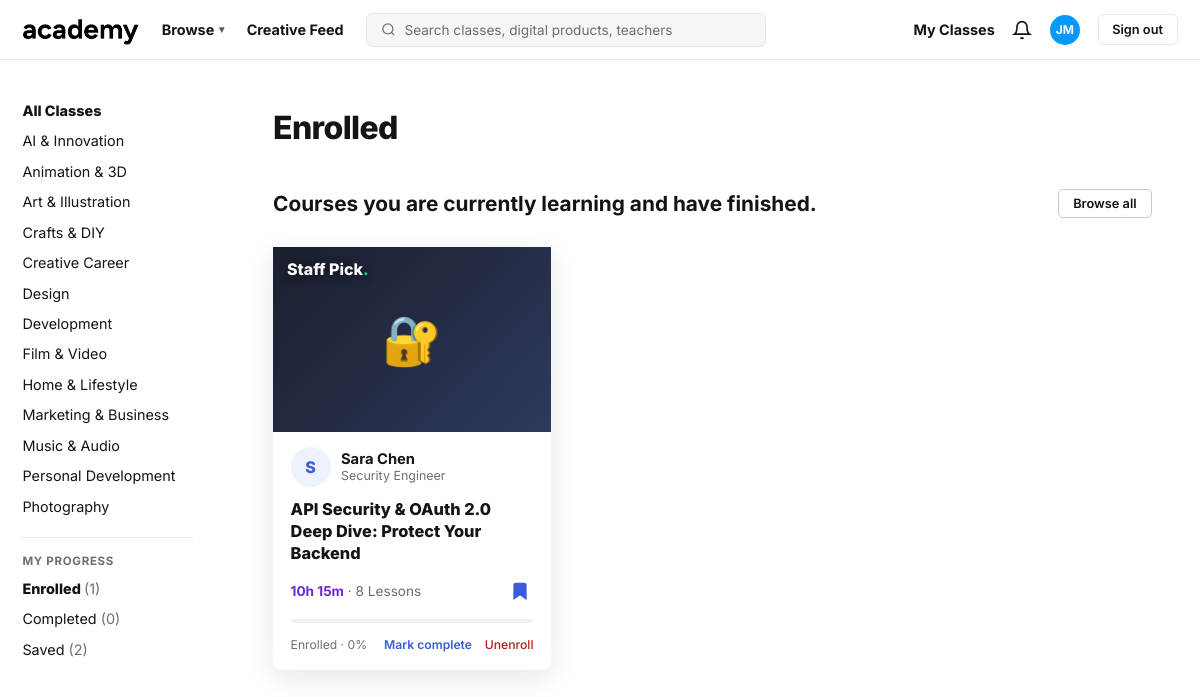
Page /my/enrolled/ (signed in) on the committed database.
### accounts/models.py (models this page shows, shortened)
class User(AbstractBaseUser, PermissionsMixin):
    email = models.EmailField(unique=True)
    first_name = models.CharField(max_length=100)
    last_name = models.CharField(max_length=100)
    is_active = models.BooleanField(default=True)
    is_staff = models.BooleanField(default=False)
    date_joined = models.DateTimeField(auto_now_add=True)
    USERNAME_FIELD = "email"
    REQUIRED_FIELDS = ["first_name", "last_name"]
    objects = UserManager()

class Enrollment(models.Model):
    STATUS_CHOICES = [
        ("enrolled", "Enrolled"),
        ("completed", "Completed"),
    ]
    user = models.ForeignKey(settings.AUTH_USER_MODEL, on_delete=models.CASCADE, related_name="enrollments")
    course = models.ForeignKey(Course, on_delete=models.CASCADE, related_name="enrollments")
    status = models.CharField(max_length=20, choices=STATUS_CHOICES, default="enrolled")
    progress = models.PositiveIntegerField(default=0)
    enrolled_at = models.DateTimeField(auto_now_add=True)
    updated_at = models.DateTimeField(auto_now=True)
    class Meta:
        unique_together = ("user", "course")

class Course(models.Model):
    LEVEL_CHOICES = [
        ("beginner", "Beginner"),
        ("intermediate", "Intermediate"),
        ("advanced", "Advanced"),
    ]
    title = models.CharField(max_length=255)
    instructor = models.CharField(max_length=150, default="Academy Team")
    rating = models.DecimalField(max_digits=2, decimal_places=1, default=4.5)
    reviews = models.PositiveIntegerField(default=0)
    duration = models.CharField(max_length=50, default="6h 00m")
    students = models.CharField(max_length=50, default="1.0k")
    level = models.CharField(max_length=20, choices=LEVEL_CHOICES, default="beginner")
    tags = models.CharField(max_length=255, default="", blank=True)
    category = models.CharField(max_length=100, default="Development")
    extra_tags = models.PositiveIntegerField(default=0)
    role = models.CharField(max_length=150, default="Teacher")
    lessons = models.PositiveIntegerField(default=10)
    emoji = models.CharField(max_length=10, default="📚")
    is_new = models.BooleanField(default=False)
    staff_pick = models.BooleanField(default=False)
    is_free = models.BooleanField(default=True)
    created_at = models.DateTimeField(auto_now_add=True)
    def tag_list(self):
        return [t.strip() for t in self.tags.split(",") if t.strip()]

### accounts/views.py (the view)
# urls.py: path("my/enrolled/", views.enrolled_view, name="enrolled"),
@login_required
def enrolled_view(request):
    ctx = _course_context(request.user)
    ids = ctx["enrolled_ids"] | ctx["completed_ids"]
    ctx["courses"] = [c for c in ctx["courses"] if c.id in ids]
    ctx["page"] = "enrolled"
    ctx["page_title"] = "Enrolled"
    ctx["page_sub"] = "Courses you are currently learning and have finished."
    ctx["bottom"] = "enrolled"
    ctx["empty_msg"] = "You are not enrolled in any course yet."
    ctx["courses"], ctx["base_qs"] = _paginate(request, ctx["courses"])
    return render(request, "my_courses.html", ctx)

### accounts/views.py (called while the page is built)
def ensure_demo_courses():
    if Course.objects.exists():
        return
    for data in DEMO_COURSES:
        Course.objects.create(**data)

def _paginate(request, items):
    paginator = Paginator(items, PER_PAGE)
    page_obj = paginator.get_page(request.GET.get("page"))
    params = request.GET.copy()
    params.pop("page", None)
    qs = params.urlencode()
    return page_obj, qs

### templates/my_courses.html (shortened to what this page needs)
{% load static %}
<!DOCTYPE html>
<html lang="en">
<head>
</head>
<body>
  <header>
    <a class="logo" href="{% url 'dashboard' %}"><img src="{% static 'images/logo.png' %}" alt="Academy"></a>
    <a class="top-link hide-m" href="{% url 'dashboard' %}">Browse <span class="caret">▾</span></a>
    <a class="top-link hide-m" href="{% url 'dashboard' %}">Creative Feed</a>
    <form class="search-form" method="get" action="{% url 'dashboard' %}">
      <div class="search-wrap">
        <svg width="15" height="15" viewBox="0 0 24 24" fill="none" stroke="currentColor" stroke-width="2"><circle cx="11" cy="11" r="8"/><line x1="21" y1="21" x2="16.65" y2="16.65"/></svg>
        <input type="text" name="q" value="{{ query|default:'' }}" placeholder="Search classes, digital products, teachers" />
      </div>
    </form>
    <nav class="top-right">
      <a class="top-link hide-m" href="{% url 'enrolled' %}">My Classes</a>
      <button class="bell" aria-label="Notifications">
        <svg width="20" height="20" viewBox="0 0 24 24" fill="none" stroke="currentColor" stroke-width="2"><path d="M18 8A6 6 0 006 8c0 7-3 9-3 9h18s-3-2-3-9"/><path d="M13.73 21a2 2 0 01-3.46 0"/></svg>
      </button>
      <div class="avatar">{{ user.first_name.0|default:"A" }}{{ user.last_name.0 }}</div>
      <a class="signout" href="{% url 'logout' %}">Sign out</a>
    </nav>
  </header>
  <div class="layout">
    <aside id="sidebar">
      <a class="side-link strong {% if not active_category %}active{% endif %}" href="{% url 'dashboard' %}">All Classes</a>
      {% for cat in categories %}
      <a class="side-link {% if active_category == cat %}active{% endif %}" href="{% url 'dashboard' %}?category={{ cat|urlencode }}">{{ cat }}</a>
      {% endfor %}
      <div class="side-sep"></div>
      <div class="side-label">My Progress</div>
      <a class="side-link {% if page == 'enrolled' %}active{% endif %}" href="{% url 'enrolled' %}">Enrolled <span class="side-count">({{ enrolled_count|default:0 }})</span></a>
      <a class="side-link {% if page == 'completed' %}active{% endif %}" href="{% url 'completed' %}">Completed <span class="side-count">({{ completed_count|default:0 }})</span></a>
      <a class="side-link {% if page == 'saved' %}active{% endif %}" href="{% url 'saved' %}">Saved <span class="side-count">({{ saved_count|default:0 }})</span></a>
    </aside>
    <main>
      <h1 class="page-title">{{ page_title|default:"My classes" }}</h1>
      <div class="section-head">
        <h2>{{ page_sub|default:"" }}</h2>
        <a class="view-all" href="{% url 'dashboard' %}">Browse all</a>
      </div>
      <div class="course-grid">
        {% for course in courses %}
        <article class="d-card grid-d">
          <a class="d-cover {% cycle 'g0' 'g1' 'g2' 'g3' 'g4' %}" href="{% url 'course_detail' course.id %}">
            <span>{{ course.emoji }}</span>
            {% if course.staff_pick %}<span class="d-staff">Staff Pick<i>.</i></span>{% endif %}
          </a>
          <div class="d-teacher">
            <span class="d-avatar">{{ course.instructor|slice:":1" }}</span>
            <span class="d-tinfo"><strong>{{ course.instructor }}</strong><em>{{ course.role }}</em></span>
          </div>
          <a class="d-title" href="{% url 'course_detail' course.id %}">{{ course.title }}</a>
          <div class="d-foot">
            <span class="d-meta"><b>{{ course.duration }}</b> · {{ course.lessons }} Lessons</span>
            <form method="post" action="{% url 'toggle_save' course.id %}">
              <button type="submit" class="d-save {% if course.is_saved %}on{% endif %}" title="Save">
                <svg viewBox="0 0 24 24" fill="{% if course.is_saved %}currentColor{% else %}none{% endif %}" stroke="currentColor" stroke-width="2"><path d="M19 21l-7-5-7 5V5a2 2 0 012-2h10a2 2 0 012 2z"/></svg>
              </button>
            </form>
          </div>
            {% if course.is_completed %}
            <div class="done-line pad">✓ Completed</div>
            {% elif course.is_enrolled %}
            <div class="progress-wrap pad"><div class="progress-bar" style="width:{{ course.enrollment.progress|default:0 }}%"></div></div>
            <div class="status-line pad"><span>Enrolled · {{ course.enrollment.progress|default:0 }}%</span><span class="status-links"><form method="post" action="{% url 'complete_course' course.id %}">{% csrf_token %}<input type="hidden" name="next" value="{{ page }}" /><button type="submit" class="link-btn">Mark complete</button></form><form method="post" action="{% url 'unenroll_course' course.id %}">{% csrf_token %}<input type="hidden" name="next" value="{{ page }}" /><button type="submit" class="link-btn danger">Unenroll</button></form></span></div>
            {% endif %}
        </article>
        {% empty %}
        <div class="empty-state">
          <h3>{{ empty_msg|default:"Nothing here yet." }}</h3>
          <p>Browse the catalogue and start learning today.</p>
        </div>
        {% endfor %}
      </div>
    </main>
  </div>
</body>
</html>

### rows in the picture
User: first_name.0 "J", last_name.0 "M"
Enrollment: status "Enrolled"
Course: emoji "🔐", staff_pick "Staff Pick", instructor "S", instructor "Sara Chen", role "Security Engineer", title "API Security & OAuth 2.0 Deep Dive: Protect Your Backend", duration "10h 15m", lessons "8", enrollment.progress "0"

### other values in the picture
{{ cat }} "AI & Innovation" "Animation & 3D" "Art & Illustration" "Crafts & DIY" "Creative Career" "Design" "Development" "Film & Video" "Home & Lifestyle" "Marketing & Business" "Music & Audio" "Personal Development" "Photography"
{{ enrolled_count|default:0 }} "1"
{{ completed_count|default:0 }} "0"
{{ saved_count|default:0 }} "2"
{{ page_sub|default:"" }} "Courses you are currently learning and have finished."
